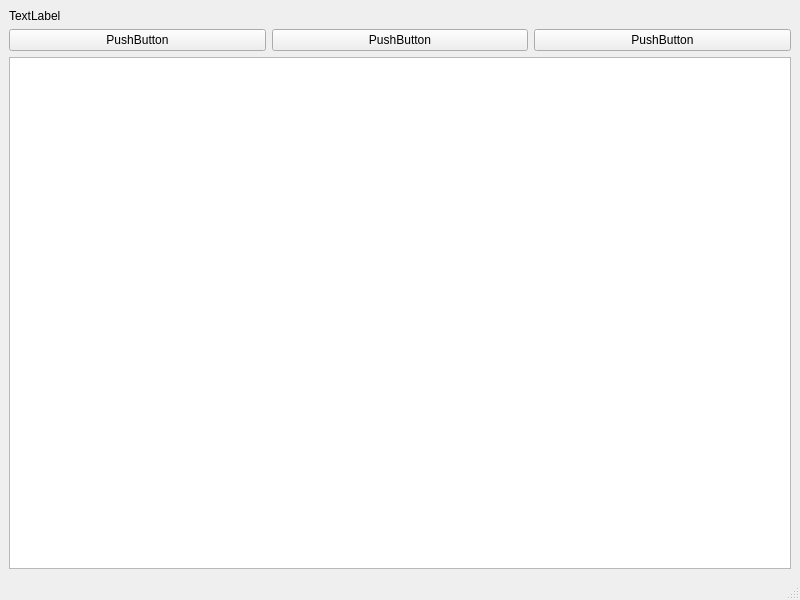
<?xml version="1.0" encoding="UTF-8"?>
<ui version="4.0">
 <class>MainWindow</class>
 <widget class="QMainWindow" name="MainWindow">
  <property name="geometry">
   <rect>
    <x>0</x>
    <y>0</y>
    <width>800</width>
    <height>600</height>
   </rect>
  </property>
  <property name="windowTitle">
   <string>MainWindow</string>
  </property>
  <widget class="QWidget" name="centralwidget">
   <layout class="QGridLayout" name="gridLayout">
    <item row="0" column="0" colspan="3">
     <widget class="QLabel" name="label">
      <property name="text">
       <string>TextLabel</string>
      </property>
     </widget>
    </item>
    <item row="1" column="0">
     <widget class="QPushButton" name="pushButton">
      <property name="text">
       <string>PushButton</string>
      </property>
     </widget>
    </item>
    <item row="1" column="1">
     <widget class="QPushButton" name="pushButton_2">
      <property name="text">
       <string>PushButton</string>
      </property>
     </widget>
    </item>
    <item row="1" column="2">
     <widget class="QPushButton" name="pushButton_3">
      <property name="text">
       <string>PushButton</string>
      </property>
     </widget>
    </item>
    <item row="2" column="0" colspan="3">
     <widget class="QTextBrowser" name="textBrowser"/>
    </item>
   </layout>
  </widget>
  <widget class="QMenuBar" name="menubar">
   <property name="geometry">
    <rect>
     <x>0</x>
     <y>0</y>
     <width>800</width>
     <height>21</height>
    </rect>
   </property>
  </widget>
  <widget class="QStatusBar" name="statusbar"/>
 </widget>
 <resources/>
 <connections/>
</ui>
